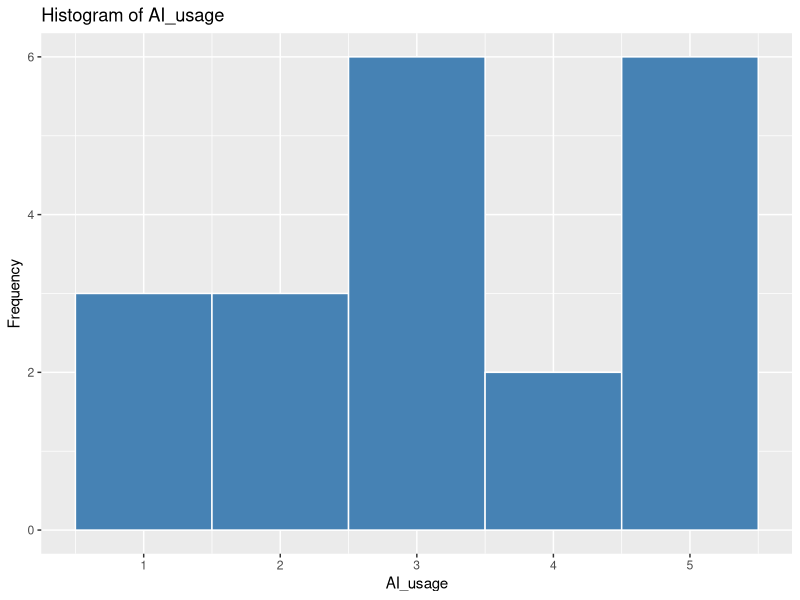
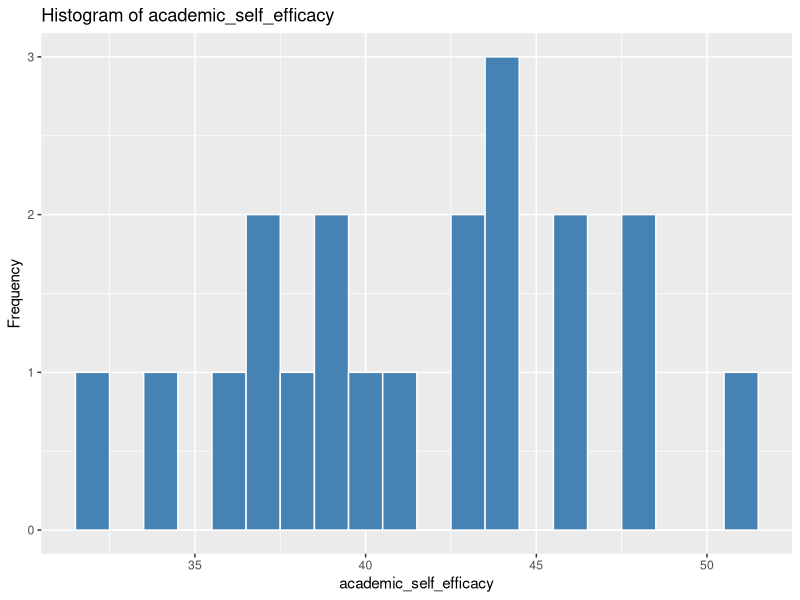
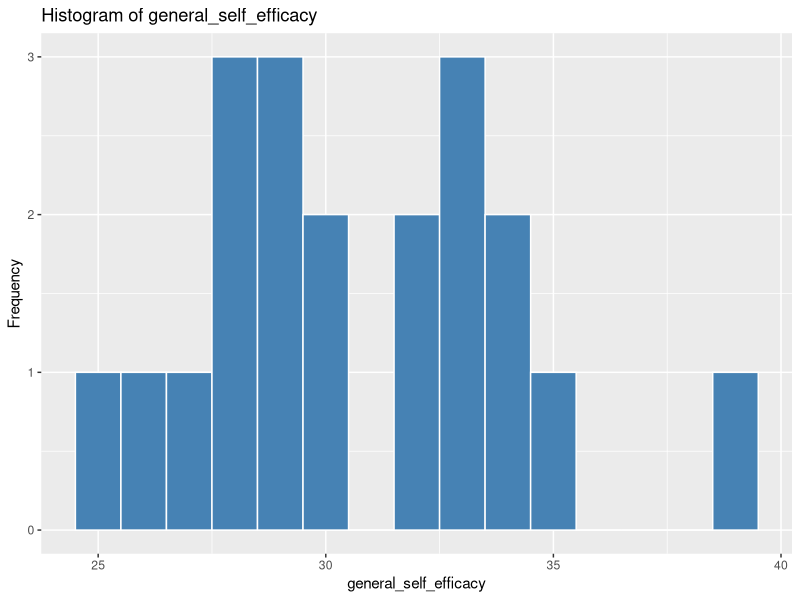

The R script that drew these images, in order:
## ---- chunk 1
library(tidyverse)
library(psych)
# Note: message = FALSE and warning = FALSE suppress setup clutter to keep output readable.
## ---- chunk 2
# Set seed for reproducibility
set.seed(123)

# Simulate a small realistic dataset
data_frame <- data.frame(
  AI_usage = round(runif(20, min = 1, max = 5)),  # Random values between 1 and 5
  academic_self_efficacy = round(rnorm(20, mean = 42, sd = 5)),  # Normal-ish scores
  general_self_efficacy = round(rnorm(20, mean = 30, sd = 4))
)
## ---- chunk 3
describe(data_frame)
## ---- chunk 4
# Identify all numeric variables
numeric_vars <- names(data_frame)[sapply(data_frame, is.numeric)]

# Loop through each numeric variable
for (var in numeric_vars) {
  cat("\n### Variable:", var, "\n\n")
  
  # Plot histogram
  print(
    ggplot(data_frame, aes_string(x = var)) +
      geom_histogram(binwidth = 1, fill = "steelblue", color = "white") +
      labs(title = paste("Histogram of", var), x = var, y = "Frequency")
  )
  
  # Run Shapiro–Wilk test
  test_result <- shapiro.test(data_frame[[var]])
  print(test_result)
}
## ---- chunk 5
# Replace variable names with actual column names
# Academic Self-Efficacy
cor.test(data_frame$AI_usage, data_frame$academic_self_efficacy, method = "pearson")  # or "spearman"

# General Self-Efficacy
cor.test(data_frame$AI_usage, data_frame$general_self_efficacy, method = "pearson")  # or "spearman"
## ---- chunk 6
# Compute necessary correlations
r12 <- cor(data_frame$AI_usage, data_frame$academic_self_efficacy)
r13 <- cor(data_frame$AI_usage, data_frame$general_self_efficacy)
r23 <- cor(data_frame$academic_self_efficacy, data_frame$general_self_efficacy)
n <- nrow(data_frame)

# Apply Steiger's test for dependent correlations
paired.r(r12, r13, r23, n)
